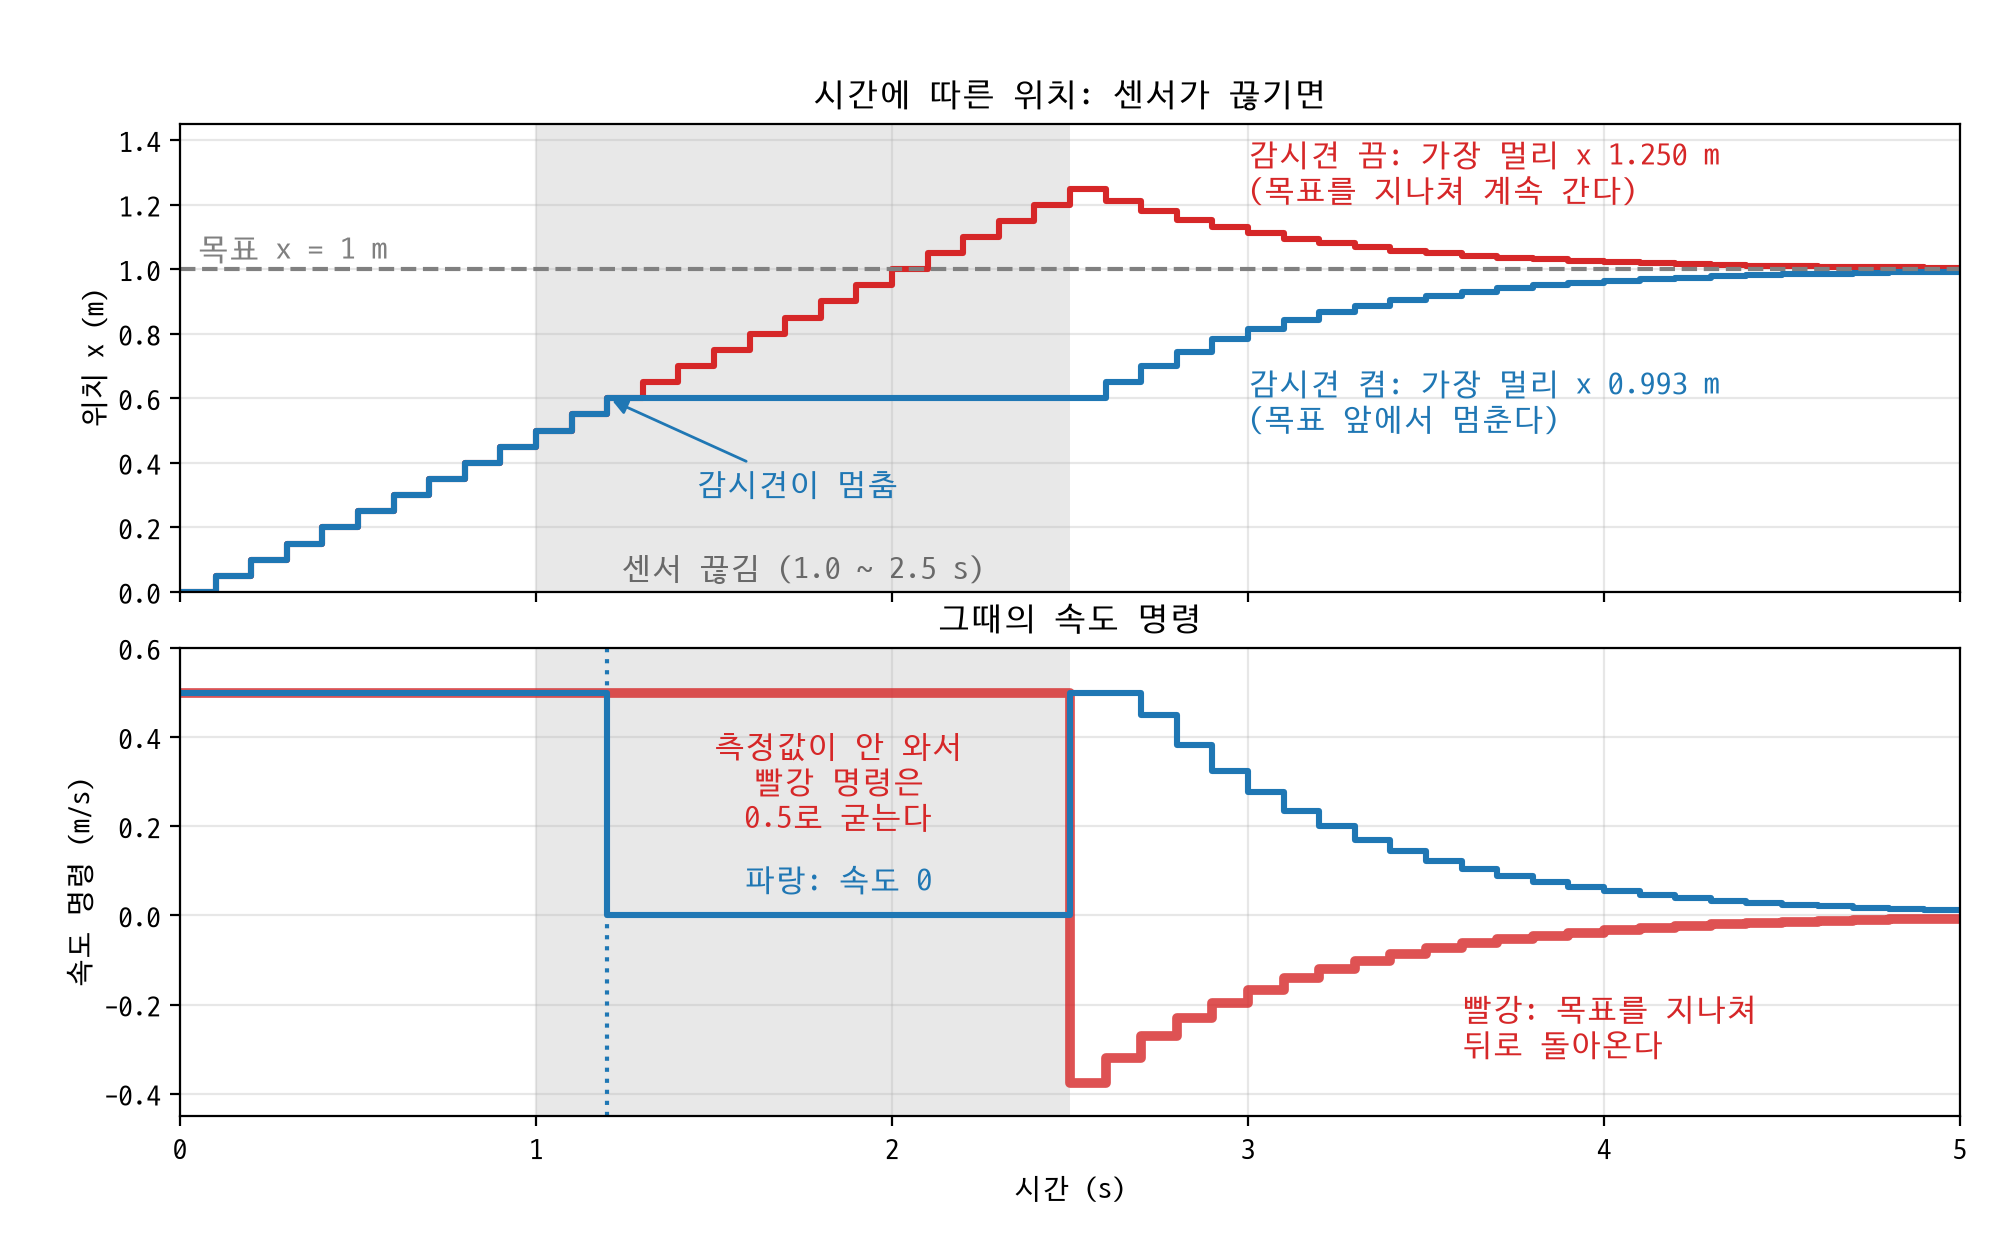

Write Python code to recreate this figure.
import matplotlib.pyplot as plt
import numpy as np

# plt.rcParams["font.family"] = "AppleGothic"
plt.rcParams["font.family"] = "D2Coding"
plt.rcParams["axes.unicode_minus"] = False

# b21_watchdog.py 의 반복문을 그대로 옮긴다 (point_robot.py 의 움직이기는 x 방향만 필요해서 줄여 씀)
목표 = np.array([1.0, 0.0])
주기, 이득 = 0.1, 1.5
감시_한계 = 0.3
센서_끊김 = (1.0, 2.5)
최대_속도 = 0.5


def 움직이기(위치, 속도_명령, 주기):
    크기 = np.linalg.norm(속도_명령)
    if 크기 > 최대_속도:
        속도_명령 = 속도_명령 * (최대_속도 / 크기)
    return 위치 + 속도_명령 * 주기, 속도_명령[0]


기록 = {}
for 감시견_켜기 in [False, True]:
    위치 = np.array([0.0, 0.0])
    마지막_측정, 마지막_시각 = 위치.copy(), 0.0
    멈춘_횟수, 가장_멀리 = 0, 0.0
    시각, 위치_x, 속도_x, 멈춘_시각 = [], [], [], []
    for 걸음 in range(50):
        t = 걸음 * 주기
        if not (센서_끊김[0] <= t < 센서_끊김[1]):
            마지막_측정, 마지막_시각 = 위치.copy(), t
        if 감시견_켜기 and t - 마지막_시각 > 감시_한계:
            속도_명령 = np.zeros(2)
            멈춘_횟수 += 1
            멈춘_시각.append(t)
        else:
            속도_명령 = 이득 * (목표 - 마지막_측정)
        시각.append(t)
        위치_x.append(위치[0])
        위치, 속도 = 움직이기(위치, 속도_명령, 주기)
        속도_x.append(속도)
        가장_멀리 = max(가장_멀리, 위치[0])
    시각.append(50 * 주기)
    위치_x.append(위치[0])
    속도_x.append(속도_x[-1])
    기록[감시견_켜기] = (np.array(시각), np.array(위치_x), np.array(속도_x), 가장_멀리, 멈춘_시각)
    print(f"감시견 {'켬' if 감시견_켜기 else '끔'}: 가장 멀리 x {가장_멀리:.3f}m, "
          f"멈춘 주기 {멈춘_횟수}번, 마지막 위치 x {위치[0]:.3f}m")
멈춤_시작 = 기록[True][4][0]
print(f"감시견이 처음 멈춘 시각 t = {멈춤_시작:.1f}s (마지막 측정 0.9s + 한계 {감시_한계}s 초과)")

그림 = plt.figure(figsize=(10, 6.2))
위, 아래 = 그림.add_subplot(2, 1, 1), 그림.add_subplot(2, 1, 2, sharex=None)
for 칸 in (위, 아래):
    칸.axvspan(*센서_끊김, color="gray", alpha=0.18, lw=0)
    칸.set_xlim(0, 5)
    칸.grid(alpha=0.3)

색 = {False: "tab:red", True: "tab:blue"}
이름 = {False: "감시견 끔", True: "감시견 켬"}
for 켬, (시각, 위치_x, 속도_x, 최대, _) in 기록.items():
    위.step(시각, 위치_x, where="post", color=색[켬], linewidth=2.2)
    아래.step(시각, 속도_x, where="post", color=색[켬], linewidth=2.2 if 켬 else 3.5, alpha=1 if 켬 else 0.8)
위.axhline(목표[0], color="gray", linestyle="--")
위.text(0.05, 목표[0] + 0.03, "목표 x = 1 m", color="gray", fontsize=11)
위.text(3.0, 1.19, f"감시견 끔: 가장 멀리 x {기록[False][3]:.3f} m\n(목표를 지나쳐 계속 간다)",
        color="tab:red", fontsize=11, va="bottom")
위.text(3.0, 0.7, f"감시견 켬: 가장 멀리 x {기록[True][3]:.3f} m\n(목표 앞에서 멈춘다)",
        color="tab:blue", fontsize=11, va="top")
위.annotate("감시견이 멈춤", xy=(멈춤_시작, 기록[True][1][int(round(멈춤_시작 / 주기))]), xytext=(1.45, 0.3),
          color="tab:blue", fontsize=11, arrowprops=dict(arrowstyle="-|>", color="tab:blue"))
위.text(1.75, 0.04, "센서 끊김 (1.0 ~ 2.5 s)", ha="center", fontsize=11, color="dimgray")
위.set_ylim(0, 1.45)
위.set_ylabel("위치 x (m)")
위.tick_params(labelbottom=False)

아래.axvline(멈춤_시작, color="tab:blue", linestyle=":")
아래.text(1.85, 0.3, "측정값이 안 와서\n빨강 명령은\n0.5로 굳는다", ha="center", va="center", fontsize=11, color="tab:red")
아래.text(1.85, 0.08, "파랑: 속도 0", ha="center", color="tab:blue", fontsize=11, va="center")
아래.text(3.6, -0.25, "빨강: 목표를 지나쳐\n뒤로 돌아온다", color="tab:red", fontsize=11, va="center")
아래.set_ylim(-0.45, 0.6)
아래.set_ylabel("속도 명령 (m/s)")
아래.set_xlabel("시간 (s)")

그림.subplots_adjust(left=0.09, right=0.98, bottom=0.1, top=0.9, hspace=0.12)
for 칸, 제목 in [(위, "시간에 따른 위치: 센서가 끊기면"), (아래, "그때의 속도 명령")]:
    자리 = 칸.get_position()
    그림.text((자리.x0 + 자리.x1) / 2, 자리.y1 + 0.015, 제목, ha="center", fontsize=12)
그림.savefig("s29_watchdog.png", dpi=200)
print("저장: s29_watchdog.png")
